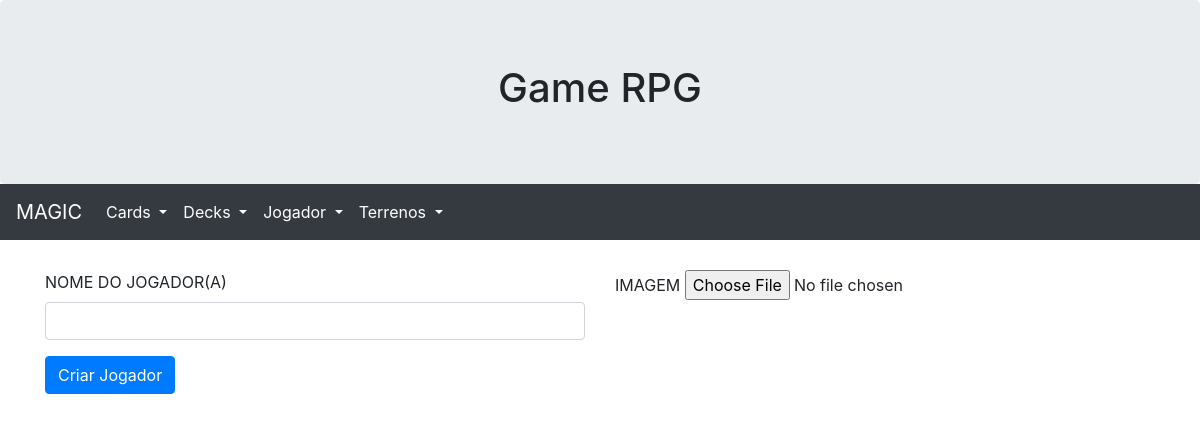
The page /jogo/jogador/1/update/ on the database as committed earlier.
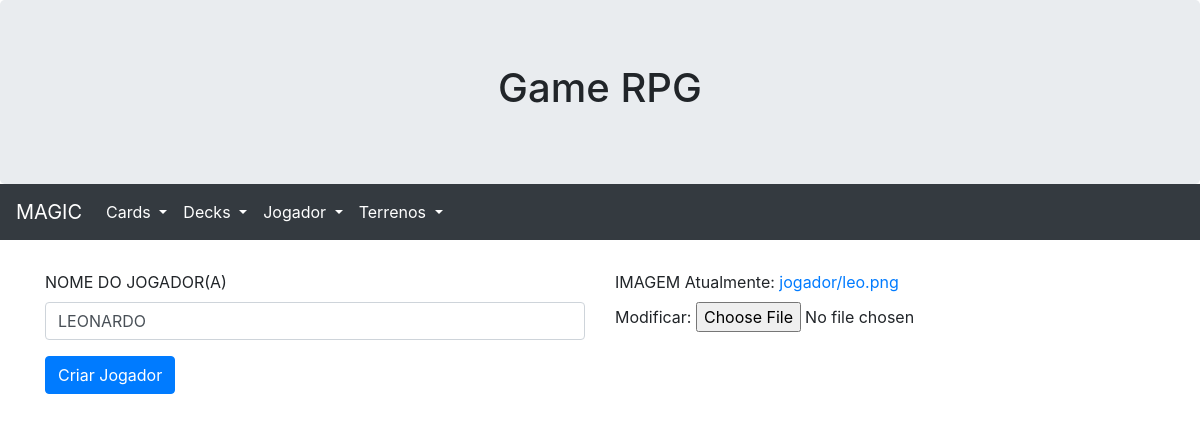
The same page on the database as committed later.
### jogo/models.py (models this page shows, shortened)
class Jogador(models.Model):
    nome = models.CharField(verbose_name='NOME DO JOGADOR(A)', max_length=100)
    imagem = models.FileField(verbose_name='IMAGEM', upload_to='jogador')

### jogo/views.py (the view)
# urls.py: path('jogador/<int:pk>/update/', updateJogador, name="update_jogador"),
def updateJogador(request, pk):
    jogador = Jogador.objects.filter(id=pk).first()
    if request.method == 'POST':
        form = AddJogadorForm(request.POST or None, request.FILES, instance=jogador)
        if form.is_valid():
            jogador = form.save(commit=False)
            jogador.save()
            return redirect(reverse_lazy('add_jogador'))
    else:
        form = AddJogadorForm(instance=jogador)
    return render(request, '04_jogo/jogador/add.html', locals())

### jogo/forms.py (shortened to what this page needs)
class AddJogadorForm(ModelForm):
    class Meta:
        model = Jogador
        widgets = {
            'nome': forms.TextInput(attrs={'class': 'form-control'}),
        }
        fields = [
            'nome',
            'imagem',
        ]

### www/templates/04_jogo/jogador/add.html (shortened to what this page needs)
{% extends '00_base/base.html' %}
{% block container %}
    <form method="POST" enctype="multipart/form-data">
       <div class="row">
           <div class="col">
                <div class="form-group">
                    <label for="{{ form.nome.id_for_label }}">{{ form.nome.label }}</label>
                    {{ form.nome }}
                </div>
            </div>
            <div class="col">
                <div class="form-group">
                    <label for="{{ form.imagem.id_for_label }}">{{ form.imagem.label }}</label>
                    {{ form.imagem }}
                </div>
            </div>
        </div>
        <div class="row">
            <div class="col">
                <button type="submit" class="btn btn-primary">Criar Jogador</button>
            </div>
        </div>
    </form>
{% endblock container %}

Rows that differ between the two databases and show on the page:
added Jogador: nome "LEONARDO"
Other text that changed with them:
text now shown: "Atualmente: jogador/leo.png Modificar:"
